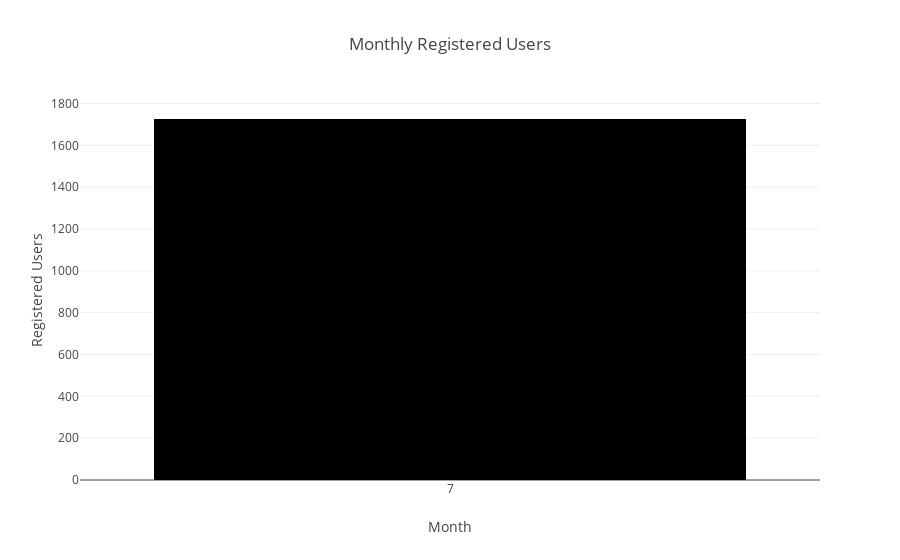
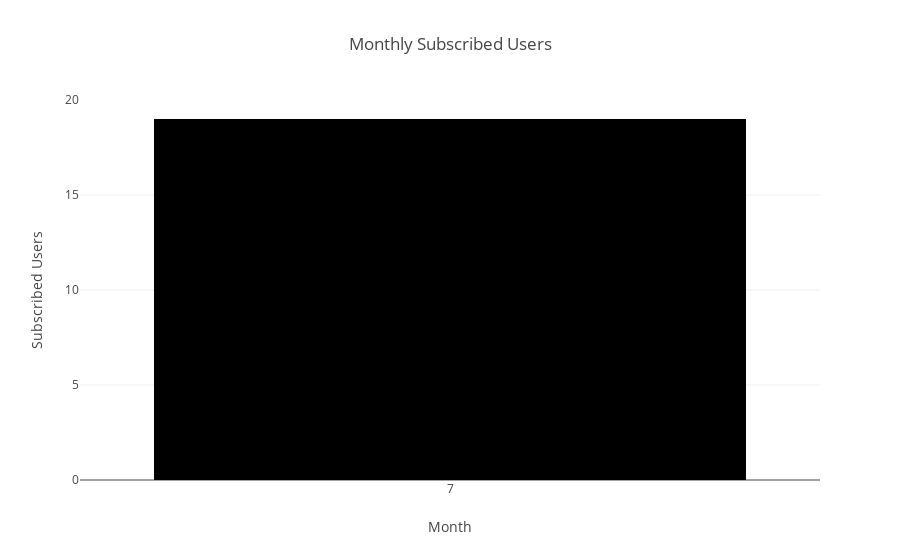

The notebook cell saved with these charts, in order:
### Markdown cell above
plot monthly subscription and registered users

### Code cell
fig_monthly_registered = px.bar(monthly_registered, 
                                x=monthly_registered.index.astype(int), 
                                y=monthly_registered.values, 
                                labels={'x': 'Month', 'y': 'Registered Users'}, 
                                title='Monthly Registered Users').update_xaxes(type='category')
fig_monthly_registered.show()

fig_monthly_subscribed = px.bar(monthly_subscribed, 
                                x=monthly_subscribed.index.astype(int), 
                                y=monthly_subscribed.values, 
                                labels={'x': 'Month', 'y': 'Subscribed Users'}, 
                                title='Monthly Subscribed Users').update_xaxes(type='category')
fig_monthly_subscribed.show()

### Figure 1 — Plotly figure (JSON) as saved in the notebook; plotly's stock layout.template omitted (floating-point values rounded to 4 significant figures)
{"data": [{"alignmentgroup": "True", "hovertemplate": "Month=%{x}<br>Registered Users=%{y}<extra></extra>", "legendgroup": "", "marker": {"color": "#000001", "pattern": {"shape": ""}}, "name": "", "offsetgroup": "", "orientation": "v", "showlegend": false, "textposition": "auto", "type": "bar", "x": [7], "xaxis": "x", "y": [1726], "yaxis": "y"}], "layout": {"barmode": "relative", "legend": {"tracegroupgap": 0}, "title": {"text": "Monthly Registered Users"}, "xaxis": {"anchor": "y", "domain": [0, 1], "title": {"text": "Month"}, "type": "category"}, "yaxis": {"anchor": "x", "domain": [0, 1], "title": {"text": "Registered Users"}}}}

### Figure 2 — Plotly figure (JSON) as saved in the notebook; plotly's stock layout.template omitted (floating-point values rounded to 4 significant figures)
{"data": [{"alignmentgroup": "True", "hovertemplate": "Month=%{x}<br>Subscribed Users=%{y}<extra></extra>", "legendgroup": "", "marker": {"color": "#000001", "pattern": {"shape": ""}}, "name": "", "offsetgroup": "", "orientation": "v", "showlegend": false, "textposition": "auto", "type": "bar", "x": [7], "xaxis": "x", "y": [19], "yaxis": "y"}], "layout": {"barmode": "relative", "legend": {"tracegroupgap": 0}, "title": {"text": "Monthly Subscribed Users"}, "xaxis": {"anchor": "y", "domain": [0, 1], "title": {"text": "Month"}, "type": "category"}, "yaxis": {"anchor": "x", "domain": [0, 1], "title": {"text": "Subscribed Users"}}}}
